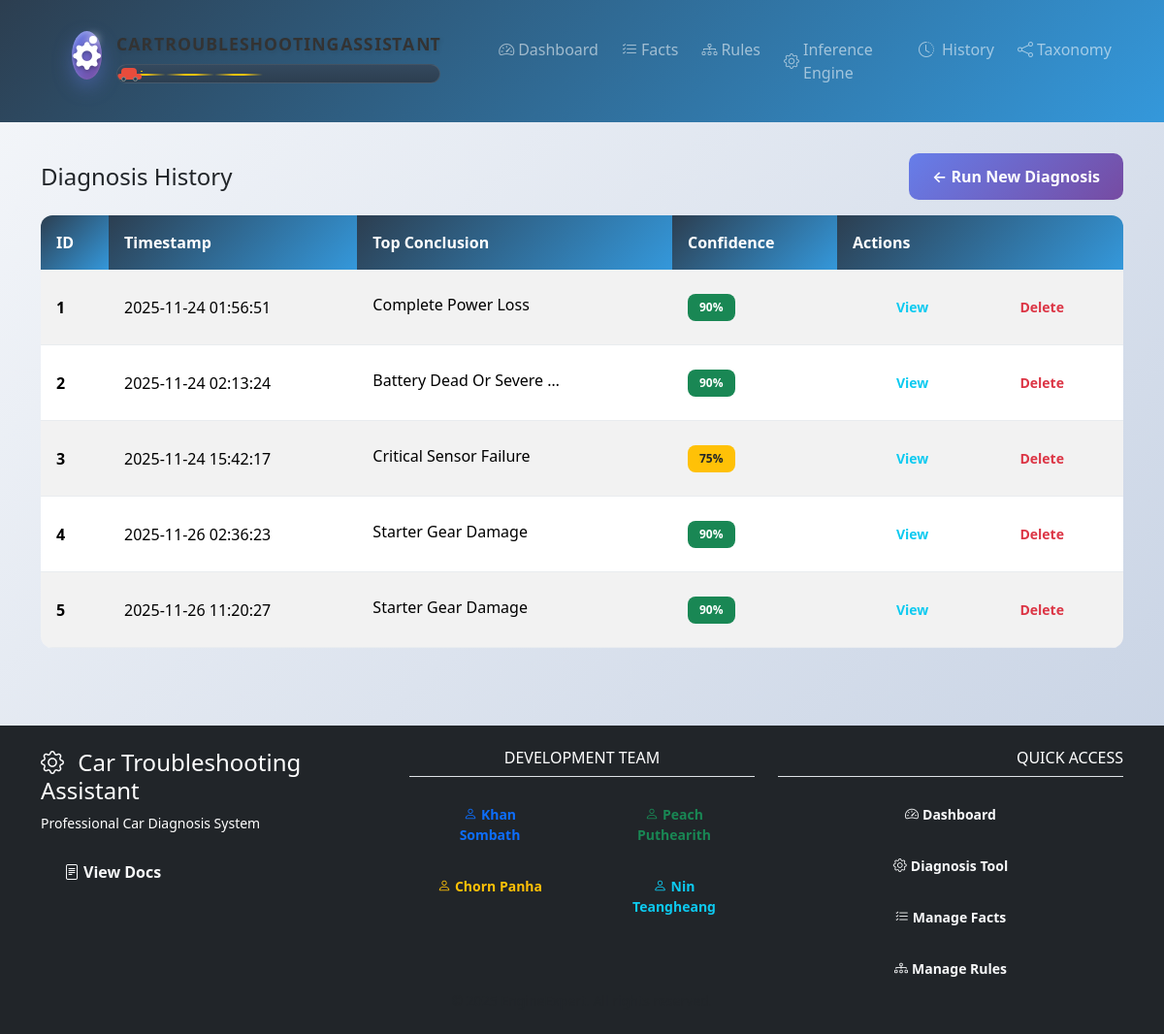
Before: /history with the older database file.
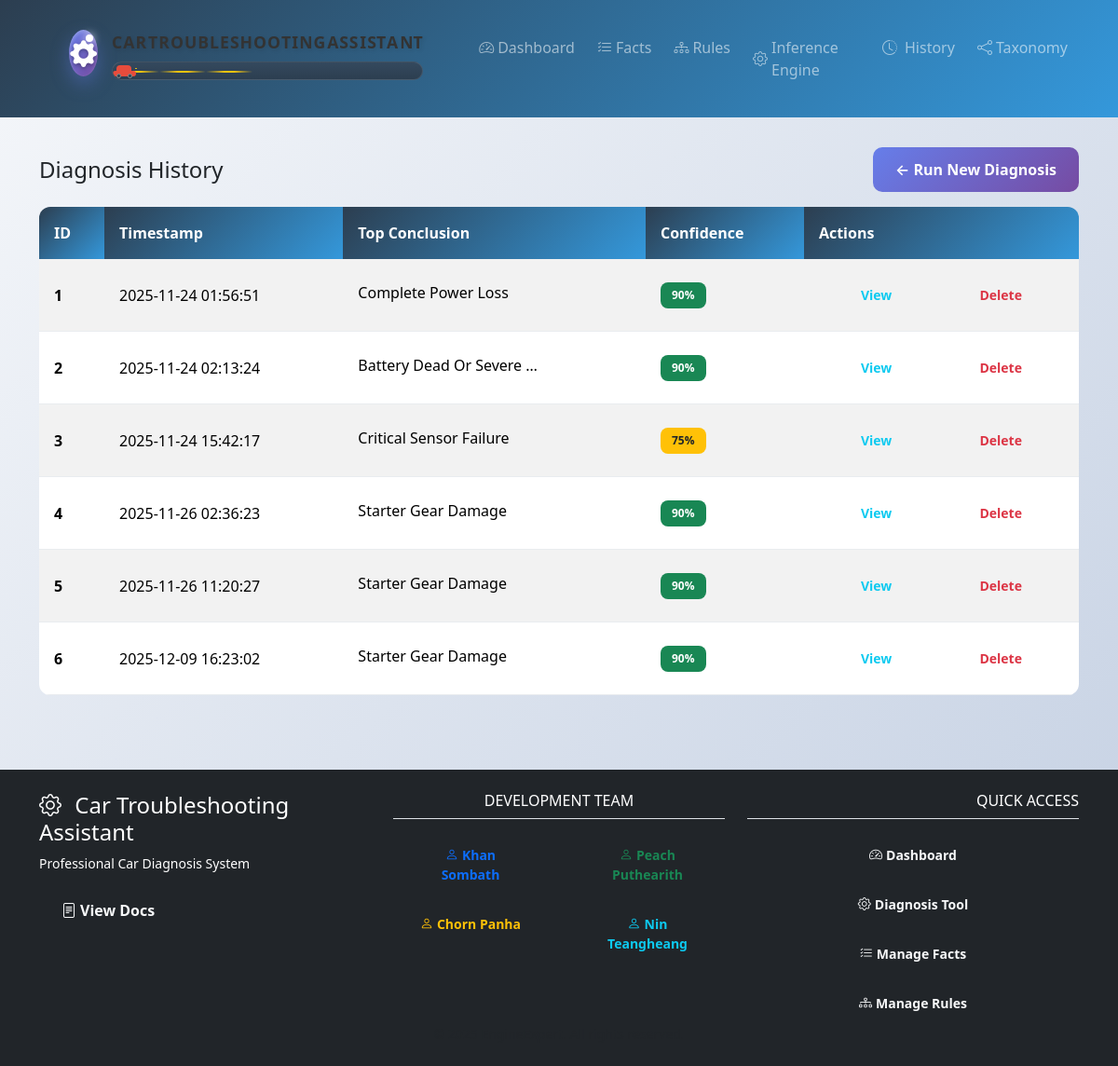
After: the same page with the newer database file.
### tables this page shows
CREATE TABLE history (
            id INTEGER PRIMARY KEY AUTOINCREMENT,
            timestamp TEXT,           -- ISO string
            observations TEXT,        -- JSON string
            expanded_obs TEXT,        -- JSON string
            results TEXT,             -- JSON string
            created_at TIMESTAMP DEFAULT CURRENT_TIMESTAMP
        );

### app.py (the view)
@app.route("/history")
def history_list():
    try:
        items = get_history()
        if items is None:
            items = []
        items = sorted(items, key=lambda x: x.get("id", 0))
        processed_items = []
        for item in items:
            processed_item = dict(item)
            if processed_item.get("timestamp"):
                processed_item["formatted_timestamp"] = processed_item["timestamp"].replace('T', ' ')
            else:
                processed_item["formatted_timestamp"] = "Unknown time"
            if processed_item.get("results"):
                sorted_results = sorted(processed_item["results"], key=lambda r: r.get("confidence", 0), reverse=True)
                if sorted_results:
                    top = sorted_results[0]
                    processed_item["top_conclusion"] = top.get("conclusion", "Unknown")
                    confidence_value = top.get("confidence", 0)
                    confidence_value = max(0.0, min(1.0, float(confidence_value)))
                    processed_item["top_confidence"] = int(confidence_value * 100)
                else:
                    processed_item["top_conclusion"] = "No conclusions"
                    processed_item["top_confidence"] = 0
            else:
                processed_item["top_conclusion"] = "No diagnosis results"
                processed_item["top_confidence"] = 0
            processed_items.append(processed_item)
        return render_template("history_list.html", items=processed_items)
    except Exception as e:
        print(f"ERROR in history_list: {e}")
        flash("Error loading history", "danger")
        return render_template("history_list.html", items=[])

### templates/history_list.html (shortened to what this page needs)
{% extends 'base.html' %}
{% block content %}
<div class="d-flex justify-content-between align-items-center mb-3">
    <h2 class="h4 mb-0">Diagnosis History</h2>
    <div>
        <a class="btn btn-primary" href="{{ url_for('infer') }}">
            <span class="d-none d-sm-inline">← Run New Diagnosis</span>
        </a>
    </div>
</div>
<div class="table-responsive">
    <table class="table table-striped table-hover mb-0">
        <thead>
            <tr>
                <th class="d-none d-md-table-cell">ID</th>
                <th>Timestamp</th>
                <th class="d-none d-sm-table-cell">Top Conclusion</th>
                <th>Confidence</th>
                <th style="min-width: 120px;">Actions</th>
            </tr>
        </thead>
        <tbody>
            {% for it in items %}
            <tr>
                <td class="d-none d-md-table-cell">
                    <strong>{{ loop.index }}</strong>
                </td>
                <td>
                    <div class="text-nowrap">
                        {{ it.formatted_timestamp }}
                    </div>
                </td>
                <td class="d-none d-sm-table-cell">
                    {% if it.top_conclusion %}
                        <span class="text-truncate d-inline-block" style="max-width: 200px;"
                              title="{{ it.top_conclusion | replace('_',' ') | title }}">
                            {{ it.top_conclusion | replace('_',' ') | title }}
                        </span>
                    {% else %}
                        <span class="text-muted">-</span>
                    {% endif %}
                </td>
                <td>
                    {% if it.top_confidence is not none %}
                        {% if it.top_confidence >= 80 %}
                            <span class="badge bg-success">{{ it.top_confidence }}%</span>
                        {% elif it.top_confidence >= 50 %}
                            <span class="badge bg-warning text-dark">{{ it.top_confidence }}%</span>
                        {% else %}
                            <span class="badge bg-danger">{{ it.top_confidence }}%</span>
                        {% endif %}
                    {% else %}
                        <span class="badge bg-secondary">-</span>
                    {% endif %}
                </td>
                <td>
                    <div class="d-flex flex-nowrap gap-1">
                        <a href="{{ url_for('history_detail', hid=it.id) }}"
                           class="btn btn-sm btn-outline-info flex-fill">
                            <span class="d-none d-sm-inline">View</span>
                        </a>
                        <form action="{{ url_for('delete_history', hid=it.id) }}"
                              method="post"
                              class="d-inline flex-fill">
                            <button type="submit"
                                    class="btn btn-sm btn-outline-danger w-100"
                                    onclick="return confirm('Delete this diagnosis?')">
                                <span class="d-none d-sm-inline">Delete</span>
                            </button>
                        </form>
                    </div>
                </td>
            </tr>
            {% endfor %}
        </tbody>
    </table>
</div>
{% endblock %}

### templates/base.html (shortened to what this page needs)
<!DOCTYPE html>
<html lang="en" data-bs-theme="light">
<head>
    <link href="https://cdn.jsdelivr.net/npm/bootstrap@5.3.3/dist/css/bootstrap.min.css" rel="stylesheet">
    <link href="https://cdn.jsdelivr.net/npm/bootstrap-icons@1.11.1/font/bootstrap-icons.css" rel="stylesheet">
</head>
<body>
    <nav class="navbar navbar-expand-lg navbar-dark" style="background: var(--dark-gradient);">
        <div class="container">
<a class="navbar-brand color-change-brand" href="{{ url_for('home') }}">
    <div class="brand-wrapper">
        <div class="icon-3d">
            <i class="bi bi-gear-fill spinning-gear"></i>
            <div class="sparkle"></div>
        </div>
        <div class="letters-container">
            <span class="brand-letters">
                <span class="letter" style="--delay: 0">C</span>
                <span class="letter" style="--delay: 0.1">a</span>
                <span class="letter" style="--delay: 0.2">r</span>
                <span class="letter" style="--delay: 0.4">T</span>
                <span class="letter" style="--delay: 0.5">r</span>
                <span class="letter" style="--delay: 0.6">o</span>
                <span class="letter" style="--delay: 0.7">u</span>
                <span class="letter" style="--delay: 0.8">b</span>
                <span class="letter" style="--delay: 0.9">l</span>
                <span class="letter" style="--delay: 1.0">e</span>
                <span class="letter" style="--delay: 1.1">s</span>
                <span class="letter" style="--delay: 1.2">h</span>
                <span class="letter" style="--delay: 1.3">o</span>
                <span class="letter" style="--delay: 1.4">o</span>
                <span class="letter" style="--delay: 1.5">t</span>
                <span class="letter" style="--delay: 1.6">i</span>
                <span class="letter" style="--delay: 1.7">n</span>
                <span class="letter" style="--delay: 1.8">g</span>
                <span class="letter" style="--delay: 2.0">A</span>
                <span class="letter" style="--delay: 2.1">s</span>
                <span class="letter" style="--delay: 2.2">s</span>
                <span class="letter" style="--delay: 2.3">i</span>
                <span class="letter" style="--delay: 2.4">s</span>
                <span class="letter" style="--delay: 2.5">t</span>
                <span class="letter" style="--delay: 2.6">a</span>
                <span class="letter" style="--delay: 2.7">n</span>
                <span class="letter" style="--delay: 2.8">t</span>
            </span>
            <div class="car-track">
                <div class="road-line"></div>
                <div class="running-car">
                    <div class="car-body">
                        <div class="car-top"></div>
                        <div class="car-bottom"></div>
                        <div class="wheel front-wheel"></div>
                        <div class="wheel back-wheel"></div>
                        <div class="headlight"></div>
                    </div>
                </div>
            </div>
        </div>
    </div>
</a>
            <div class="collapse navbar-collapse " id="navbarNav">
                <ul class="navbar-nav me-auto">
                    <li class="nav-item ">
                        <a class="nav-link d-flex align-items-center" href="{{ url_for('home') }}">
                            <i class="bi bi-speedometer2 me-1"></i>
                            Dashboard
                        </a>
                    </li>
                    <li class="nav-item">
                        <a class="nav-link d-flex align-items-center" href="{{ url_for('facts_list') }}">
                            <i class="bi bi-list-check me-1"></i>
                            Facts
                        </a>
                    </li>
                    <li class="nav-item">
                        <a class="nav-link d-flex align-items-center" href="{{ url_for('rules_list') }}">
                            <i class="bi bi-diagram-3 me-1"></i>
                            Rules
                        </a>
                    </li>
                    <li class="nav-item">
                        <a class="nav-link d-flex align-items-center" href="{{ url_for('infer') }}">
                            <i class="bi bi-gear me-1"></i>
                            Inference Engine
                        </a>
                    </li>
                       <li class="nav-item">
                        <a class="nav-link d-flex align-items-center" href="{{ url_for('history_list') }}">
                           <i class="bi bi-clock-history me-2"></i> History
                        </a>
                    </li>
                       <li class="nav-item">
                        <a class="nav-link d-flex align-items-center" href="{{ url_for('taxonomy_view') }}">
                            <i class="bi bi-share me-1"></i>
                            Taxonomy
                        </a>
                    </li>
                </ul>
            </div>
        </div>
    </nav>
    <div class="container main-content">
        {% block content %}{% endblock %}
    </div>
    <footer class="bg-dark text-white py-4 mt-5" style="min-height: 150px; position: relative;">
        <div class="container" style="height: 100%;">
            <div style="height: 70%;" class="d-flex flex-column justify-content-center">
                <div class="row">
                    <div class="col-lg-4 text-center text-lg-start mb-3">
                        <h4 class="mb-2">
                            <i class="bi bi-gear me-2"></i> Car Troubleshooting Assistant
                        </h4>
                        <p class="small mb-3">Professional Car Diagnosis System</p>
                        <a href="{{ url_for('readme') }}" class="btn btn-outline-light">
                            <i class="bi bi-file-text me-1"></i>View Docs
                        </a>
                    </div>
                    <div class="col-lg-4 text-center mb-3">
                        <h6 class="mb-3 border-bottom pb-2">DEVELOPMENT TEAM</h6>
                        <div class="row">
                            <div class="col-6 mb-2">
                                <button type="button" class="btn btn-outline-primary btn-sm w-100" data-bs-toggle="modal" data-bs-target="#profileKhan">
                                    <i class="bi bi-person me-1"></i>Khan Sombath
                                </button>
                            </div>
                            <div class="col-6 mb-2">
                                <button type="button" class="btn btn-outline-success btn-sm w-100" data-bs-toggle="modal" data-bs-target="#profilePeach">
                                    <i class="bi bi-person me-1"></i>Peach Puthearith
                                </button>
                            </div>
                            <div class="col-6 mb-2">
                                <button type="button" class="btn btn-outline-warning btn-sm w-100" data-bs-toggle="modal" data-bs-target="#profileChorn">
                                    <i class="bi bi-person me-1"></i>Chorn Panha
                                </button>
                            </div>
                            <div class="col-6 mb-2">
                                <button type="button" class="btn btn-outline-info btn-sm w-100" data-bs-toggle="modal" data-bs-target="#profileNin">
                                    <i class="bi bi-person me-1"></i>Nin Teangheang
                                </button>
                            </div>
                        </div>
                    </div>
                    <div class="col-lg-4 text-center text-lg-end">
                        <h6 class="mb-3 border-bottom pb-2">QUICK ACCESS</h6>
                        <div class="d-grid gap-2">
                            <a href="{{ url_for('home') }}" class="btn btn-outline-light btn-sm">
                                <i class="bi bi-speedometer2 me-1"></i>Dashboard
                            </a>
                            <a href="{{ url_for('infer') }}" class="btn btn-outline-light btn-sm">
                                <i class="bi bi-gear me-1"></i>Diagnosis Tool
                            </a>
                            <a href="{{ url_for('facts_list') }}" class="btn btn-outline-light btn-sm">
                                <i class="bi bi-list-check me-1"></i>Manage Facts
                            </a>
                            <a href="{{ url_for('rules_list') }}" class="btn btn-outline-light btn-sm">
                                <i class="bi bi-diagram-3 me-1"></i>Manage Rules
                            </a>
                        </div>
                    </div>
                </div>
            </div>
            <div style="height: 30%; display: flex; align-items: end; justify-content: center;">
                <p class="mb-0 text-muted text-center small">
                </p>
            </div>
        </div>
    </footer>
</body>
</html>

Changed rows visible on the page:
added history: formatted_timestamp "2025-12-09 16:23:02", top_conclusion "Starter Gear Damage", top_confidence "90"
